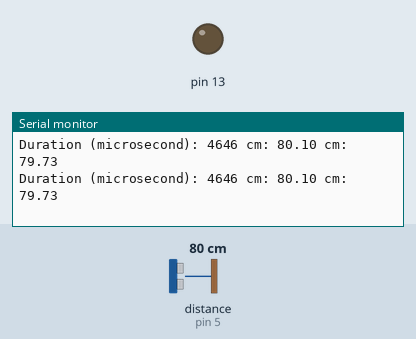
Bench run of a sketch on a simulated Arduino Uno, built with avr-gcc and run on an emulated ATmega328P. Parts: output pins drawn as LEDs (lit = HIGH), the last lines printed to the serial monitor. Wiring (inferred from the names in the program): ultrasonic range finder: trigger pin 7; echo pin 5. The inputs (shaded band) are chosen by the test bench; at power-on: distance to the obstacle (sensor on pin 5) 80 cm. The echo pulse lasts 58.3 µs per cm; pins used as bus, display or sensor lines are not drawn.

Above: at 1.2 s.
1.3 s: distance to the obstacle (sensor on pin 5) set to 18 cm
At 1.39 s:
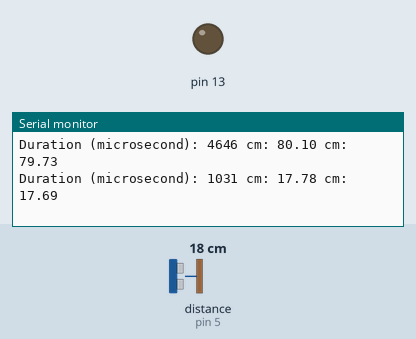
4.3 s: distance to the obstacle (sensor on pin 5) set to 35 cm
At 4.37 s:
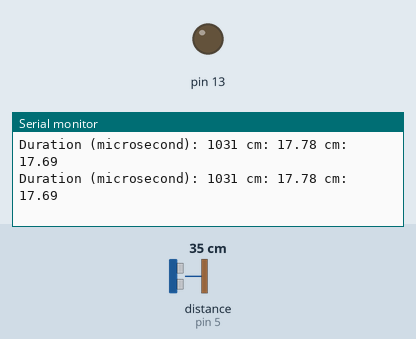
Timing chart, 0 to 7.3 s (numbered marks = the images above; inputs shaded):
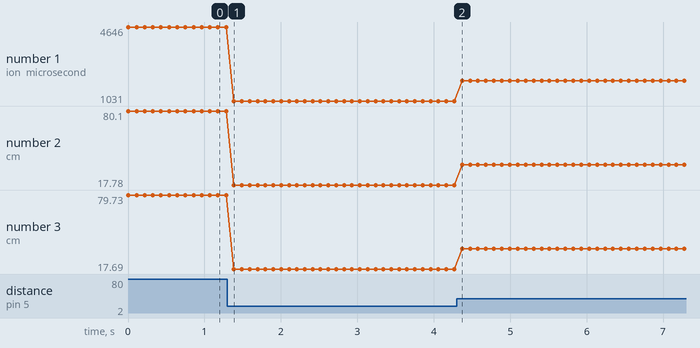

The sketch:

MeasuringDistanceSR04.ino
```cpp
const unsigned int BAUD_RATE = 9600;

const unsigned int trigPin = 7;
const unsigned int echoPin = 5;

void setup() {
  // It's to turn integrated led off.
  pinMode(13, OUTPUT);
  // Comm
  Serial.begin(BAUD_RATE);
  // Sensor
  pinMode(trigPin, OUTPUT);
  pinMode(echoPin, INPUT);
}

void loop() {
  const unsigned long duration = measure_distance();
  Serial.print("Duration (microsecond): ");
  Serial.print(duration);
  Serial.print(" cm: ");
  Serial.print(microseconds_to_cm(duration));
  Serial.print(" cm: ");
  Serial.println(seconds_to_cm(duration/1000000.0));

  delay(100);
}

const unsigned long measure_distance() {
  // The sensor is triggered by a HIGH pulse of 10 or more microseconds.
  // Give a short LOW pulse beforehand to ensure a clean HIGH pulse:
  digitalWrite(trigPin, LOW);
  delayMicroseconds(2);
  digitalWrite(trigPin, HIGH);
  delayMicroseconds(11);
  digitalWrite(trigPin, LOW);

  return pulseIn(echoPin, HIGH);
}


const float microseconds_to_cm(const unsigned long microseconds) {
  // read this formula in a datasheet
  return microseconds / 58.0;
}

const float seconds_to_cm(const float seconds) {
  // sound speed under room temperature
  return (seconds * 343.21) / 2.0 * 100;
}
```

Measured:
- after the input at 1.3 s, the serial monitor: prints a new line after 0.09 s (image 1)
- plotted number 1: 4646 → 1031 after the input at 1.3 s, 1031 → 2022 after the input at 4.3 s
- plotted number 2: 80.1 → 17.78 after the input at 1.3 s, 17.78 → 34.86 after the input at 4.3 s
- plotted number 3: 79.73 → 17.69 after the input at 1.3 s, 17.69 → 34.7 after the input at 4.3 s
